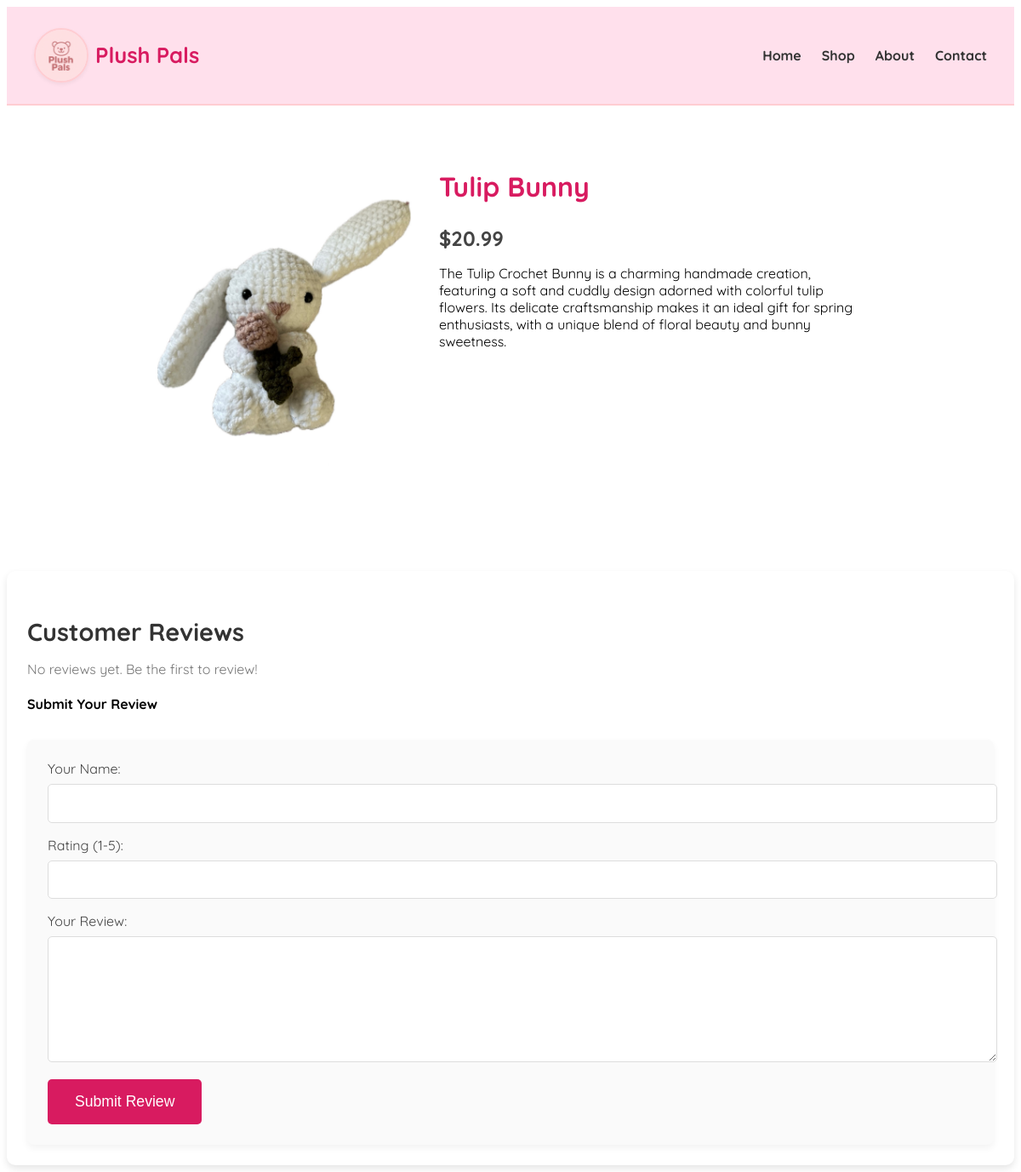
The page /product/tulip-bunny/ on the database as committed earlier.
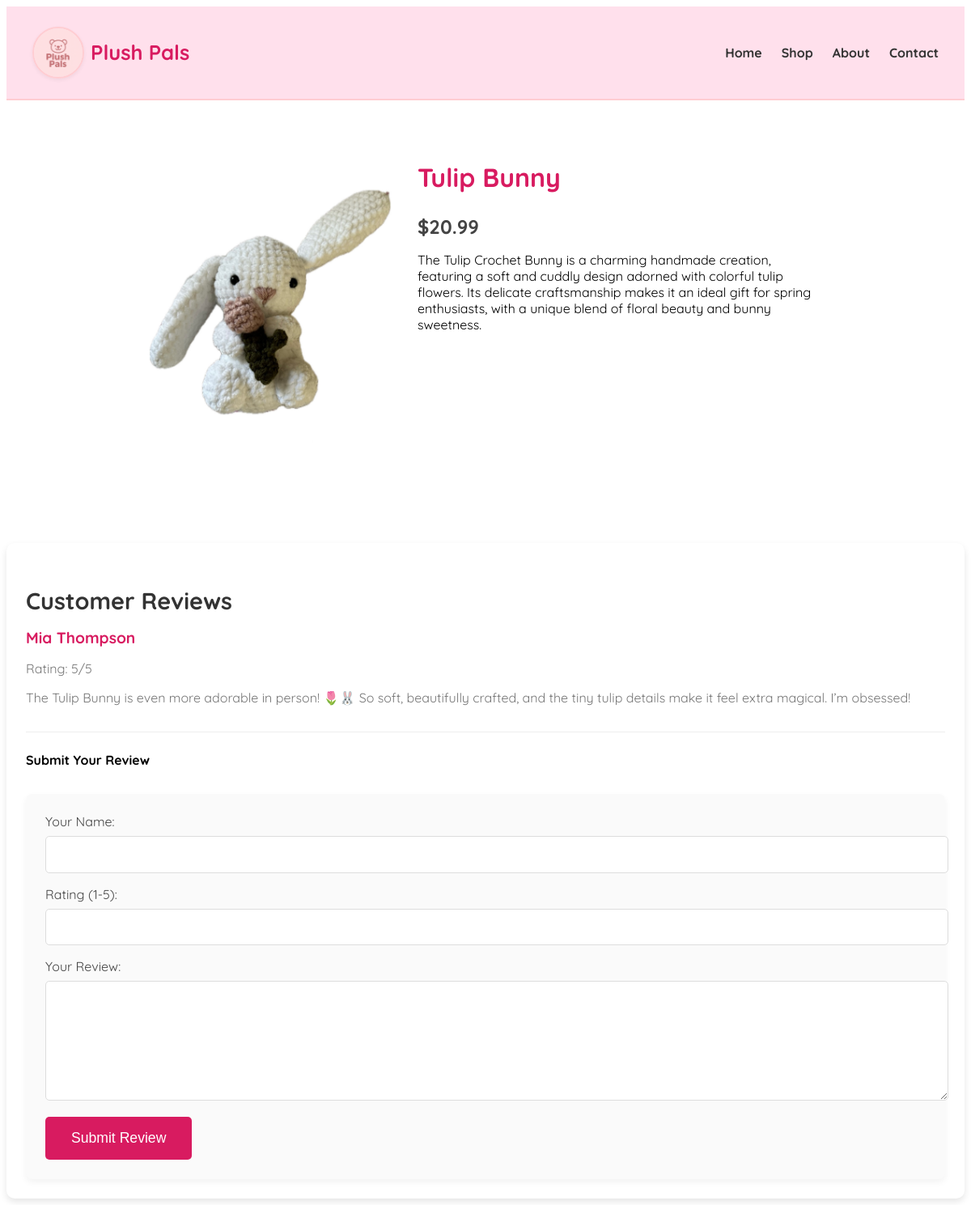
The same page on the database as committed later.
### store/models.py (models this page shows, shortened)
class Feedback(models.Model):
    product = models.ForeignKey(Product, on_delete=models.CASCADE, related_name='feedback_set')  # link to Product!
    user_name = models.CharField(max_length=100)
    rating = models.IntegerField(
        choices=[(i, i) for i in range(1, 6)],
        validators=[MinValueValidator(1), MaxValueValidator(5)]
    )
    message = models.TextField()
    submitted_at = models.DateTimeField(auto_now_add=True)

### store/views.py (the view, shortened to what this page needs)
# urls.py: path('product/<slug:slug>/', views.product_detail, name='product-detail'),
def product_detail(request, slug):
    product = get_object_or_404(Product, slug=slug)
    feedback_list = product.feedback_set.all()
    return render(request, 'store/product_detail.html', {
        'product': product,
        'feedback_list': feedback_list,
    })

### store/templates/store/product_detail.html (shortened to what this page needs)
{% extends "base.html" %}
{% load static %}
{% block css_files %}
  <link rel="stylesheet" href="{% static 'store/product_detail.css' %}">
{% endblock %}
{% block content %}
<section id="product-detail">
  <div class="product-wrapper">
    <img src="{{ product.image.url }}" alt="{{ product.name }}">
    <div class="product-info">
      <h2>{{ product.name }}</h2>
      <p class="price">${{ product.price }}</p>
      <p>{{ product.description }}</p>
    </div>
  </div>
</section>
<div id="reviews">
  <h3>Customer Reviews</h3>
  {% if product.feedback_set.all %}
    <ul>
      {% for review in product.feedback_set.all %}
        <li>
          <strong>{{ review.user_name }}</strong>
          <p>Rating: {{ review.rating }}/5</p>
          <p>{{ review.message }}</p>
        </li>
      {% endfor %}
    </ul>
  {% else %}
    <p>No reviews yet. Be the first to review!</p>
  {% endif %}
  <h4>Submit Your Review</h4>
  <form method="post">
    <div>
      <label for="user_name">Your Name:</label>
      <input type="text" id="user_name" name="user_name" required>
    </div>
    <div>
      <label for="rating">Rating (1-5):</label>
      <input type="number" id="rating" name="rating" min="1" max="5" required>
    </div>
    <div>
      <label for="comment">Your Review:</label>
      <textarea id="comment" name="comment" required></textarea>
    </div>
    <button type="submit">Submit Review</button>
  </form>
</div>
{% endblock %}

Rows that differ between the two databases and show on the page:
added Feedback: user_name "Mia Thompson", rating "5", message "The Tulip Bunny is even more adorable in person! 🌷🐰 So soft, beautifully crafted, and the tiny tulip details make it feel extra magical. I’m obsessed!"
Other text that changed with them:
text no longer shown: "No reviews yet. Be the first to review!"
